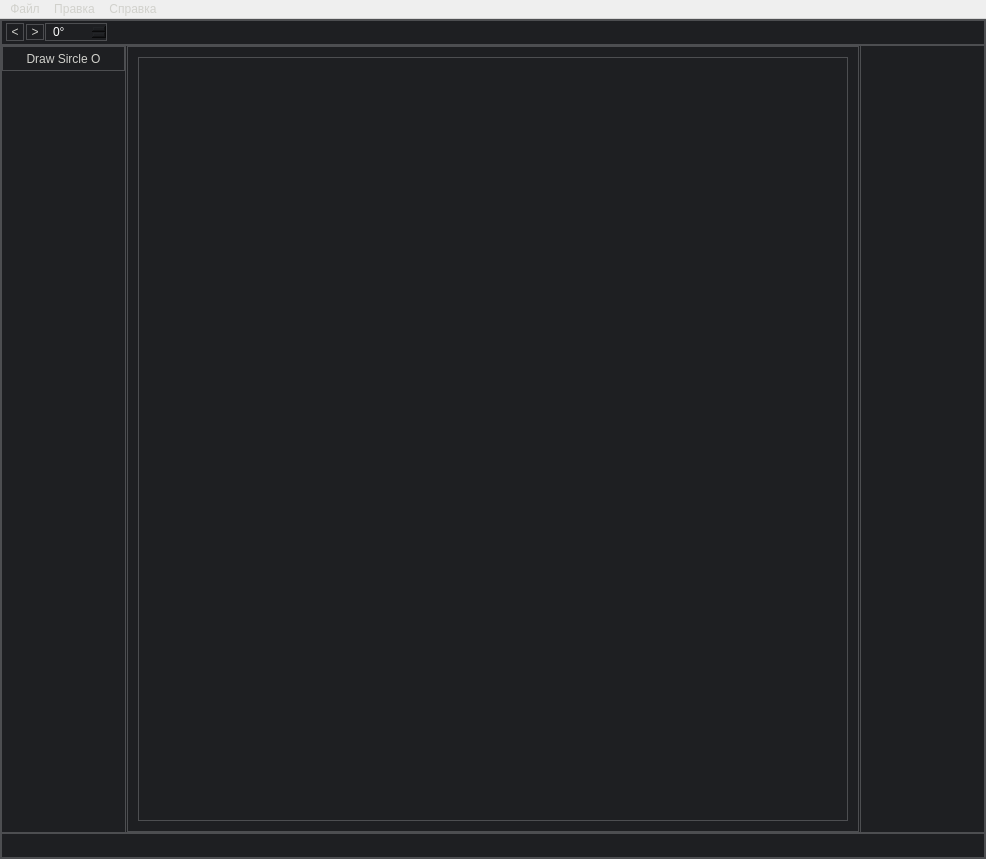
<?xml version="1.0" encoding="UTF-8"?>
<ui version="4.0">
 <class>MainWindow</class>
 <widget class="QMainWindow" name="MainWindow">
  <property name="geometry">
   <rect>
    <x>0</x>
    <y>0</y>
    <width>986</width>
    <height>859</height>
   </rect>
  </property>
  <property name="minimumSize">
   <size>
    <width>500</width>
    <height>300</height>
   </size>
  </property>
  <property name="mouseTracking">
   <bool>false</bool>
  </property>
  <property name="windowTitle">
   <string>MainWindow</string>
  </property>
  <property name="autoFillBackground">
   <bool>false</bool>
  </property>
  <property name="styleSheet">
   <string notr="true">color: #d1d1cc;</string>
  </property>
  <widget class="QWidget" name="centralwidget">
   <property name="styleSheet">
    <string notr="true">border: 1px solid #4d4e51;
background-color: #1e1f22;
color: #d1d1cc;</string>
   </property>
   <layout class="QVBoxLayout" name="verticalLayout">
    <property name="spacing">
     <number>0</number>
    </property>
    <property name="leftMargin">
     <number>0</number>
    </property>
    <property name="topMargin">
     <number>0</number>
    </property>
    <property name="rightMargin">
     <number>0</number>
    </property>
    <property name="bottomMargin">
     <number>0</number>
    </property>
    <item>
     <widget class="QFrame" name="inner_frame">
      <property name="enabled">
       <bool>true</bool>
      </property>
      <property name="styleSheet">
       <string notr="true">QPushButton:hover{
color: white;
}</string>
      </property>
      <property name="frameShape">
       <enum>QFrame::NoFrame</enum>
      </property>
      <layout class="QVBoxLayout" name="verticalLayout_2">
       <property name="spacing">
        <number>0</number>
       </property>
       <property name="leftMargin">
        <number>0</number>
       </property>
       <property name="topMargin">
        <number>0</number>
       </property>
       <property name="rightMargin">
        <number>0</number>
       </property>
       <property name="bottomMargin">
        <number>0</number>
       </property>
       <item>
        <widget class="QWidget" name="header_widget" native="true">
         <property name="minimumSize">
          <size>
           <width>0</width>
           <height>25</height>
          </size>
         </property>
         <property name="maximumSize">
          <size>
           <width>16777215</width>
           <height>25</height>
          </size>
         </property>
         <property name="styleSheet">
          <string notr="true">padding: 0 5px 0 5px;
</string>
         </property>
         <layout class="QHBoxLayout" name="horizontalLayout_2">
          <property name="spacing">
           <number>0</number>
          </property>
          <property name="leftMargin">
           <number>4</number>
          </property>
          <property name="topMargin">
           <number>0</number>
          </property>
          <property name="rightMargin">
           <number>4</number>
          </property>
          <property name="bottomMargin">
           <number>0</number>
          </property>
          <item>
           <widget class="QPushButton" name="turl_left_5_btn">
            <property name="minimumSize">
             <size>
              <width>20</width>
              <height>0</height>
             </size>
            </property>
            <property name="maximumSize">
             <size>
              <width>20</width>
              <height>20</height>
             </size>
            </property>
            <property name="styleSheet">
             <string notr="true">QWidget {
padding: 0;
margin: 1px;
}</string>
            </property>
            <property name="text">
             <string>&lt;</string>
            </property>
           </widget>
          </item>
          <item>
           <widget class="QPushButton" name="turn_right_5_btn">
            <property name="minimumSize">
             <size>
              <width>20</width>
              <height>0</height>
             </size>
            </property>
            <property name="styleSheet">
             <string notr="true">QWidget {
padding: 0;
margin: 1px;
}</string>
            </property>
            <property name="text">
             <string>&gt;</string>
            </property>
           </widget>
          </item>
          <item>
           <widget class="QSpinBox" name="rotate_angle_spinbox">
            <property name="styleSheet">
             <string notr="true">color: white;
</string>
            </property>
            <property name="suffix">
             <string>°</string>
            </property>
            <property name="minimum">
             <number>-360</number>
            </property>
            <property name="maximum">
             <number>360</number>
            </property>
           </widget>
          </item>
          <item>
           <spacer name="horizontalSpacer">
            <property name="orientation">
             <enum>Qt::Horizontal</enum>
            </property>
            <property name="sizeHint" stdset="0">
             <size>
              <width>872</width>
              <height>20</height>
             </size>
            </property>
           </spacer>
          </item>
         </layout>
        </widget>
       </item>
       <item>
        <widget class="QWidget" name="main_space_widget" native="true">
         <layout class="QHBoxLayout" name="horizontalLayout">
          <property name="spacing">
           <number>0</number>
          </property>
          <property name="leftMargin">
           <number>0</number>
          </property>
          <property name="topMargin">
           <number>0</number>
          </property>
          <property name="rightMargin">
           <number>0</number>
          </property>
          <property name="bottomMargin">
           <number>0</number>
          </property>
          <item>
           <widget class="QWidget" name="panel_left_widget" native="true">
            <property name="minimumSize">
             <size>
              <width>125</width>
              <height>0</height>
             </size>
            </property>
            <property name="maximumSize">
             <size>
              <width>125</width>
              <height>16777215</height>
             </size>
            </property>
            <layout class="QVBoxLayout" name="verticalLayout_4">
             <property name="spacing">
              <number>1</number>
             </property>
             <property name="leftMargin">
              <number>1</number>
             </property>
             <property name="topMargin">
              <number>1</number>
             </property>
             <property name="rightMargin">
              <number>1</number>
             </property>
             <property name="bottomMargin">
              <number>1</number>
             </property>
             <item>
              <widget class="QPushButton" name="draw_circle_instr">
               <property name="minimumSize">
                <size>
                 <width>0</width>
                 <height>25</height>
                </size>
               </property>
               <property name="text">
                <string>Draw Sircle O</string>
               </property>
              </widget>
             </item>
             <item>
              <spacer name="verticalSpacer">
               <property name="orientation">
                <enum>Qt::Vertical</enum>
               </property>
               <property name="sizeHint" stdset="0">
                <size>
                 <width>20</width>
                 <height>40</height>
                </size>
               </property>
              </spacer>
             </item>
            </layout>
           </widget>
          </item>
          <item>
           <widget class="QFrame" name="work_space_frame">
            <property name="mouseTracking">
             <bool>true</bool>
            </property>
            <property name="styleSheet">
             <string notr="true">QWidget {
padding: 0;
margin: 1px;
}</string>
            </property>
            <property name="frameShape">
             <enum>QFrame::NoFrame</enum>
            </property>
            <layout class="QVBoxLayout" name="verticalLayout_3">
             <property name="spacing">
              <number>0</number>
             </property>
             <property name="sizeConstraint">
              <enum>QLayout::SetDefaultConstraint</enum>
             </property>
             <property name="leftMargin">
              <number>0</number>
             </property>
             <property name="topMargin">
              <number>0</number>
             </property>
             <property name="rightMargin">
              <number>0</number>
             </property>
             <property name="bottomMargin">
              <number>0</number>
             </property>
             <item>
              <widget class="QLabel" name="image_display_label">
               <property name="styleSheet">
                <string notr="true">margin: 10px;</string>
               </property>
               <property name="text">
                <string/>
               </property>
               <property name="alignment">
                <set>Qt::AlignJustify|Qt::AlignVCenter</set>
               </property>
              </widget>
             </item>
            </layout>
           </widget>
          </item>
          <item>
           <widget class="QWidget" name="panel_right_widget" native="true">
            <property name="minimumSize">
             <size>
              <width>125</width>
              <height>0</height>
             </size>
            </property>
            <property name="maximumSize">
             <size>
              <width>125</width>
              <height>16777215</height>
             </size>
            </property>
           </widget>
          </item>
         </layout>
        </widget>
       </item>
       <item>
        <widget class="QWidget" name="footer_widget" native="true">
         <property name="minimumSize">
          <size>
           <width>25</width>
           <height>25</height>
          </size>
         </property>
         <property name="maximumSize">
          <size>
           <width>16777215</width>
           <height>25</height>
          </size>
         </property>
        </widget>
       </item>
      </layout>
     </widget>
    </item>
   </layout>
  </widget>
  <widget class="QMenuBar" name="menuBar">
   <property name="geometry">
    <rect>
     <x>0</x>
     <y>0</y>
     <width>986</width>
     <height>22</height>
    </rect>
   </property>
   <property name="styleSheet">
    <string notr="true">QMenuBar{
background-color:#2b2d30;
color: #d1d1cc;
}
QMenuBar::item:selected{
color: #e2e2dd;
background: #4d4e51;
}
QMenu{
background-color:#2b2d30;
color: #d1d1cc;
border: 1px solid #18191c;
}
QMenu::item{
background-color:#2b2d30;
color: #d1d1cc;
margin: 0;
padding: 2px 8px 2px 4px;
}
QMenu::item:selected{
color: #e2e2dd;
background: #4d4e51;
}







r</string>
   </property>
   <widget class="QMenu" name="file_menu">
    <property name="title">
     <string>Файл</string>
    </property>
    <addaction name="choose_file_action"/>
    <addaction name="save_action"/>
    <addaction name="vebcam_capture_action"/>
   </widget>
   <widget class="QMenu" name="edit_menu">
    <property name="title">
     <string>Правка</string>
    </property>
    <widget class="QMenu" name="channels_menu">
     <property name="title">
      <string>Каналы</string>
     </property>
     <addaction name="red_channel_action"/>
     <addaction name="green_channel_action"/>
     <addaction name="blue_channel_action"/>
    </widget>
    <addaction name="channels_menu"/>
    <addaction name="negative_action"/>
   </widget>
   <widget class="QMenu" name="help_menu">
    <property name="title">
     <string>Справка</string>
    </property>
    <addaction name="about_action"/>
   </widget>
   <addaction name="file_menu"/>
   <addaction name="edit_menu"/>
   <addaction name="help_menu"/>
  </widget>
  <action name="choose_file_action">
   <property name="text">
    <string>Выбрать файл...</string>
   </property>
  </action>
  <action name="save_action">
   <property name="text">
    <string>Сохранить</string>
   </property>
  </action>
  <action name="actionTrsfewfwefwe">
   <property name="text">
    <string>Trsfewfwefwe</string>
   </property>
  </action>
  <action name="actionerfgwergewrg">
   <property name="enabled">
    <bool>true</bool>
   </property>
   <property name="text">
    <string>erfgwergewrg</string>
   </property>
  </action>
  <action name="actionwegfwegwreg">
   <property name="text">
    <string>wegfwegwreg</string>
   </property>
  </action>
  <action name="negative_action">
   <property name="checkable">
    <bool>true</bool>
   </property>
   <property name="text">
    <string>Негатив</string>
   </property>
  </action>
  <action name="red_channel_action">
   <property name="checkable">
    <bool>true</bool>
   </property>
   <property name="checked">
    <bool>true</bool>
   </property>
   <property name="text">
    <string>Красный</string>
   </property>
  </action>
  <action name="green_channel_action">
   <property name="checkable">
    <bool>true</bool>
   </property>
   <property name="checked">
    <bool>true</bool>
   </property>
   <property name="text">
    <string>Зелёный</string>
   </property>
  </action>
  <action name="blue_channel_action">
   <property name="checkable">
    <bool>true</bool>
   </property>
   <property name="checked">
    <bool>true</bool>
   </property>
   <property name="text">
    <string>Синий</string>
   </property>
  </action>
  <action name="action_5">
   <property name="text">
    <string>повернуть влево (5 градусов)</string>
   </property>
  </action>
  <action name="action_6">
   <property name="text">
    <string>повернуть вправо (5 градусов)</string>
   </property>
  </action>
  <action name="vebcam_capture_action">
   <property name="text">
    <string>Снять изображение с камеры</string>
   </property>
  </action>
  <action name="about_action">
   <property name="icon">
    <iconset>
     <normaloff>img/github_logo.png</normaloff>img/github_logo.png</iconset>
   </property>
   <property name="text">
    <string>О программе...</string>
   </property>
  </action>
 </widget>
 <resources/>
 <connections/>
</ui>
